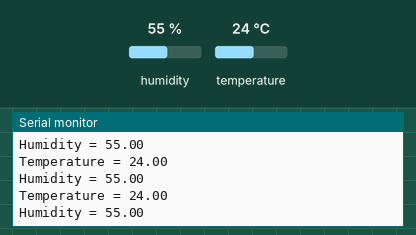
Recording of a sketch running on a simulated Arduino Uno, built with avr-gcc and run on an emulated ATmega328P. On the bench: the last lines printed to the serial monitor. The inputs (shaded band) are chosen by the test bench; at power-on: humidity 55 %, temperature 24 °C.

Above: at 1.2 s.
1.3 s: humidity set to 22 %
At 1.52 s:
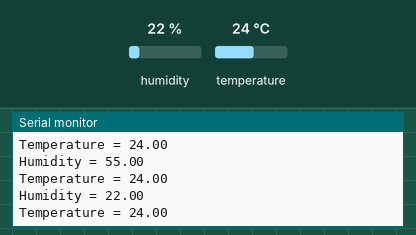
2.8 s: temperature set to 12 °C
At 2.89 s:
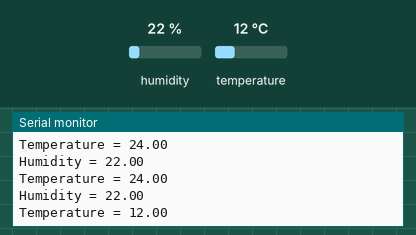
4.3 s: humidity set to 40 %
At 4.38 s:
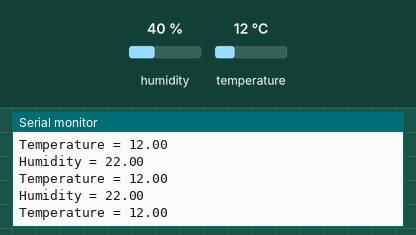
Timing chart, 0 to 7.3 s (numbered marks = the images above; inputs shaded):
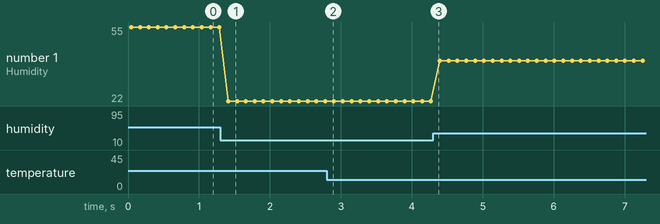

The sketch:

dht11_setup.ino
```cpp
#include <dht.h>

dht DHT;
int sensor_pin = 3;
void setup() {
  // put your setup code here, to run once:
  Serial.begin(9600);
}

void loop() {
  // put your main code here, to run repeatedly:
  int chk = DHT.read11(sensor_pin);
  Serial.print("Temperature = ");
  Serial.print(DHT.temperature);
  Serial.println();

  Serial.print("Humidity = ");
  Serial.print(DHT.humidity);
  Serial.println();
  Serial.println();
  delay(100);
}
```

Measured:
- after the input at 1.3 s, the serial monitor: prints a new line after 0.11 s (image 1)
- after the input at 2.8 s, the serial monitor: prints a new line after 0.08 s (image 2)
- plotted number 1: 55 → 22 after the input at 1.3 s, 22 → 40 after the input at 4.3 s
